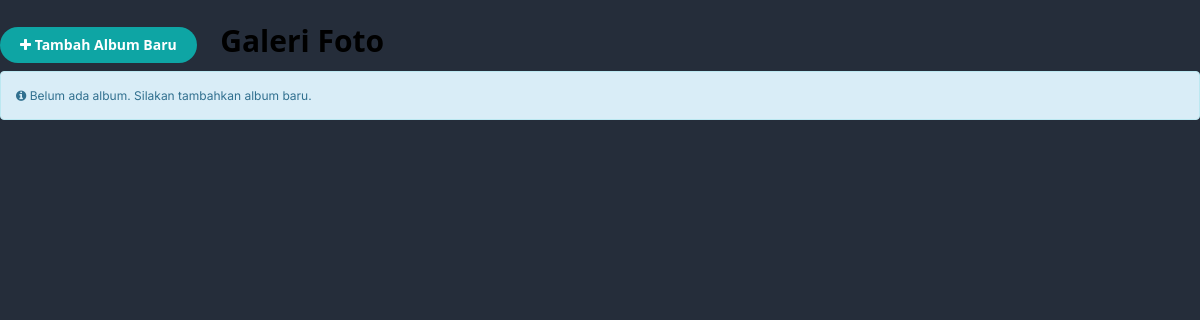
Before: /panel_control/galeri.php with the older database file.
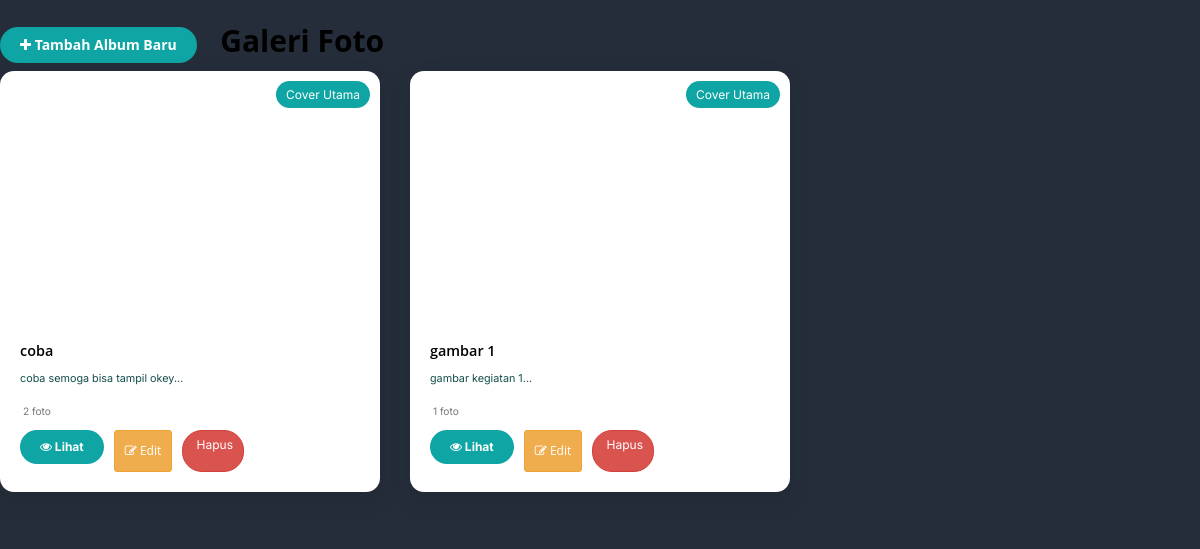
After: the same page with the newer database file.
### tables this page shows
CREATE TABLE `galeri_foto` (
  `id` int(11) NOT NULL,
  `tipe` enum('album','foto') NOT NULL,
  `parent_id` int(11) DEFAULT NULL,
  `judul` varchar(255) NOT NULL,
  `deskripsi` text DEFAULT NULL,
  `url_gambar` varchar(500) NOT NULL,
  `urutan` int(11) DEFAULT 0,
  `is_cover` tinyint(1) DEFAULT 0,
  `tanggal_dibuat` timestamp NULL DEFAULT current_timestamp(),
  `tanggal_diperbarui` timestamp NULL DEFAULT current_timestamp() ON UPDATE current_timestamp()
);

### panel_control/galeri.php (the view, shortened to what this page needs)
<?php
require_once 'a_db.php';
$album_id = isset($_GET['album']) ? intval($_GET['album']) : 0;
?>
<!DOCTYPE html>
<html lang="id">
<head>
    <link href="css/bootstrap.css" rel="stylesheet" />
    <link href="css/bootstrap-overrides.css" type="text/css" rel="stylesheet" />
    <link rel="stylesheet" type="text/css" href="css/theme/default.css" />
    <link rel="stylesheet" type="text/css" href="css/font-awesome.css" />
    <link rel="stylesheet" type="text/css" href="css/elements/dataTables.bootstrap.css" />
    <link rel="stylesheet" type="text/css" href="css/elements/tables.css" />
    <link rel="stylesheet" type="text/css" href="css/elements/form.css" />
</head>
<body>
<div class="galeri-container">
    <div class="row mb-3">
        <div class="col-md-12">
            <?php if ($album_id > 0): ?>
                <?php
                $album_info = $koneksi->query("SELECT judul FROM galeri_foto WHERE id = $album_id");
                $album = $album_info->fetch_assoc();
                ?>
                <a href="?page=galeri" class="btn btn-default">
                    <i class="fa fa-arrow-left"></i> Kembali ke Album
                </a>
                <button class="btn btn-custom" data-toggle="modal" data-target="#modalTambahFoto">
                    <i class="fa fa-plus"></i> Tambah Foto
                </button>
                <button class="btn btn-warning" data-toggle="modal" data-target="#modalEditAlbum"
                    onclick="editAlbum(<?php echo $album_id; ?>)">
                    <i class="fa fa-edit"></i> Edit Album
                </button>
                <h3 style="display: inline-block; margin-left: 20px; color: var(--d);">
                    <?php echo $album['judul']; ?>
                </h3>
            <?php else: ?>
                <button class="btn btn-custom" data-toggle="modal" data-target="#modalTambahAlbum">
                    <i class="fa fa-plus"></i> Tambah Album Baru
                </button>
                <h2 style="display: inline-block; margin-left: 20px; color: var(--d);">
                    Galeri Foto
                </h2>
            <?php endif; ?>
        </div>
    </div>
    <div class="row">
        <?php if ($album_id == 0): ?>
            <?php
            $sql_albums = "SELECT * FROM galeri_foto WHERE tipe = 'album' ORDER BY tanggal_dibuat DESC";
            $result_albums = $koneksi->query($sql_albums);
            if ($result_albums->num_rows > 0):
                while($album = $result_albums->fetch_assoc()):
                    $album_id_album = $album['id'];
                    $sql_count = "SELECT COUNT(*) as total FROM galeri_foto WHERE parent_id = $album_id_album";
                    $result_count = $koneksi->query($sql_count);
                    $count = $result_count->fetch_assoc();
            ?>
            <div class="col-md-4">
                <div class="album-card">
                    <div class="album-cover" style="background-image: url('<?php echo $album['url_gambar'] ?: 'img/default-cover.jpg'; ?>')">
                        <?php if ($album['is_cover']): ?>
                        <span style="position: absolute; top: 10px; right: 10px; background: var(--c); color: white; padding: 5px 10px; border-radius: 20px; font-size: 12px;">
                            Cover Utama
                        </span>
                        <?php endif; ?>
                    </div>
                    <div class="album-info">
                        <h3 class="album-title"><?php echo $album['judul']; ?></h3>
                        <p class="album-desc"><?php echo substr($album['deskripsi'], 0, 100) . '...'; ?></p>
                        <p><small class="text-muted">
                            <i class="fa fa-images"></i> <?php echo $count['total']; ?> foto
                        </small></p>
                        <div class="album-actions">
                            <a href="?page=galeri&album=<?php echo $album['id']; ?>" class="btn btn-sm btn-custom">
                                <i class="fa fa-eye"></i> Lihat
                            </a>
                            <button class="btn btn-sm btn-warning" onclick="editAlbum(<?php echo $album['id']; ?>)">
                                <i class="fa fa-edit"></i> Edit
                            </button>
                            <a href="?page=galeri&hapus=<?php echo $album['id']; ?>"
                               class="btn btn-sm btn-danger"
                               onclick="return confirm('Hapus album ini beserta semua fotonya?')">
                                <i class="fa fa-trash"></i> Hapus
                            </a>
                        </div>
                    </div>
                </div>
            </div>
            <?php endwhile; else: ?>
            <div class="col-md-12">
                <div class="alert alert-info">
                    <i class="fa fa-info-circle"></i> Belum ada album. Silakan tambahkan album baru.
                </div>
            </div>
            <?php endif; ?>
        <?php endif; ?>
    </div>
</div>
</body>
</html>

Changed rows visible on the page:
added galeri_foto: is_cover "Cover Utama", judul "coba", deskripsi "coba semoga bisa tampil okey", total "2"
added galeri_foto: is_cover "Cover Utama", judul "gambar 1", deskripsi "gambar kegiatan 1", total "1"
Other visible differences:
text no longer shown: "Belum ada album. Silakan tambahkan album baru."
